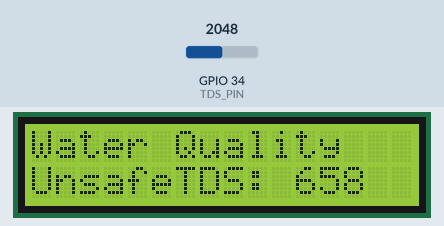
Recording of a sketch running on a simulated ESP32. On the bench: 16×2 character LCD. The inputs (shaded band) are chosen by the test bench; at power-on: GPIO 34 (TDS_PIN) = 2048. WiFi joins after 1.5 s; servers stay silent unless stated; no MQTT or app messages arrive unless stated; what the sketch prints to the serial monitor is not drawn.

Above: at 2.7 s.
2.8 s: GPIO 34 (TDS_PIN) set to 867
At 4.8 s:
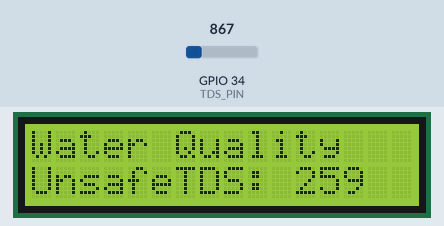
5.5 s: GPIO 34 (TDS_PIN) set to 788
At 7.0 s:
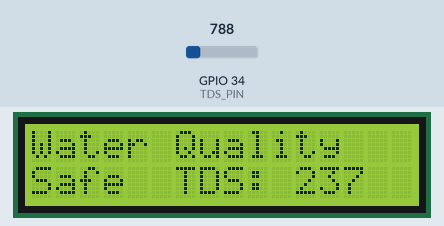
8.2 s: GPIO 34 (TDS_PIN) set to 491
At 10.4 s:
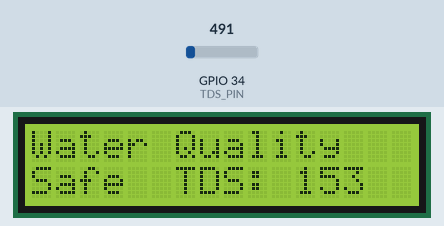
11.2 s: GPIO 34 (TDS_PIN) set to 2047
At 12.7 s:
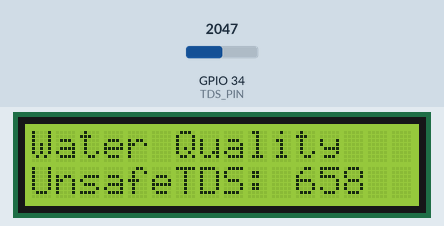
Timing chart, 0 to 14.2 s (numbered marks = the images above; inputs shaded):
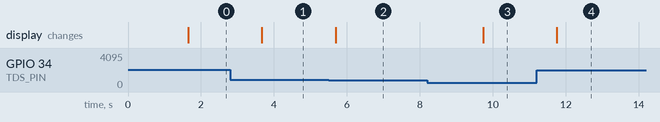

Measured:
- the behaviour switches between 832 and 831 on GPIO 34 (TDS_PIN) (found by bisection; images 1 and 2)
- after the input at 2.8 s, the display: changes after 0.87 s (image 1)
- after the input at 5.5 s, the display: changes after 0.19 s (image 2)
- after the input at 8.2 s, the display: changes after 1.5 s (image 3)
- after the input at 11.2 s, the display: changes after 0.55 s (image 4)

The sketch:

arduino_32networksproject.ino
```cpp
#include <WiFi.h>
#include <PubSubClient.h>
#include <Wire.h>
#include <LiquidCrystal_I2C.h>

#define TDS_PIN 34  // ADC pin for TDS sensor

// WiFi credentials
const char* ssid = "Seddik1";
const char* password = "seddik00";

// MQTT Broker info
const char* mqtt_server = "broker.hivemq.com";
const int mqtt_port = 1883;
const char* mqtt_topic = "/water_quality/tds123";

// Set your LCD I2C address here (0x27 or 0x3F etc.)
LiquidCrystal_I2C lcd(0x27, 16, 2);

WiFiClient espClient;
PubSubClient client(espClient);

void setup_wifi() {
  Serial.print("Connecting to WiFi...");
  WiFi.begin(ssid, password);

  while (WiFi.status() != WL_CONNECTED) {
    delay(500);
    Serial.print(".");
  }

  Serial.println(" connected!");
}

void reconnect() {
  while (!client.connected()) {
    Serial.print("Connecting to MQTT...");
    if (client.connect("ESP32TDSClient")) {
      Serial.println("connected");
    } else {
      Serial.print("failed, rc=");
      Serial.print(client.state());
      Serial.println(" try again in 5 seconds");
      delay(5000);
    }
  }
}

void setup() {
  Serial.begin(115200);
  Wire.begin();            // Initialize I2C
  lcd.begin(16, 2);        // Initialize LCD (16 cols, 2 rows)
  lcd.backlight();         // Turn on LCD backlight
  lcd.clear();
  lcd.setCursor(0, 0);
  lcd.print("Water Quality");

  setup_wifi();

  client.setServer(mqtt_server, mqtt_port);
}

void loop() {
  if (!client.connected()) {
    reconnect();
  }
  client.loop();

  int adcValue = analogRead(TDS_PIN);
  float voltage = adcValue * (3.3 / 4095.0);
  float tdsValue = (133.42 * voltage * voltage * voltage
                   - 255.86 * voltage * voltage
                   + 857.39 * voltage) * 0.5;

  Serial.print("ADC: "); Serial.print(adcValue);
  Serial.print(" | Voltage: "); Serial.print(voltage, 2);
  Serial.print(" V | TDS: "); Serial.print(tdsValue, 2); Serial.println(" ppm");

  lcd.setCursor(0, 1);
  if (tdsValue < 250) {
    lcd.print("Safe  TDS: ");
  } else {
    lcd.print("UnsafeTDS:");
  }
  lcd.setCursor(11, 1);
  lcd.print("     "); // Clear previous number
  lcd.setCursor(11, 1);
  lcd.print((int)tdsValue);

  // Publish TDS value to MQTT topic
  char tdsStr[10];
  dtostrf(tdsValue, 4, 1, tdsStr);
  client.publish(mqtt_topic, tdsStr);

  delay(2000);
}
```
